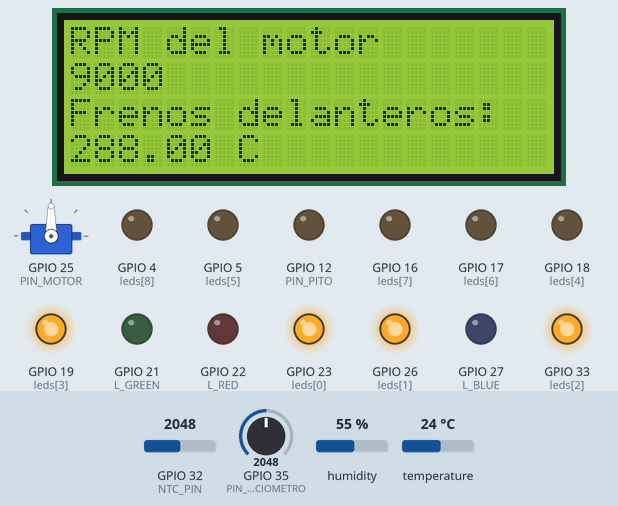
Simulated run of this sketch. Board: ESP32. Parts: servo, 20×4 character LCD, output pins drawn as LEDs (lit = HIGH). Inputs (shaded band) come from the test bench; at power-on: GPIO 35 (PIN_POTENCIOMETRO) = 2048, temperature 24 °C, GPIO 32 (NTC_PIN) = 2048, humidity 55 %. WiFi joins after 1.5 s; servers stay silent unless stated; random numbers use the default seed unless the sketch sets one; no MQTT or app messages arrive unless stated; what the sketch prints to the serial monitor is not drawn.

Above: at 2.9 s.
3.0 s: GPIO 35 (PIN_POTENCIOMETRO) set to 241
At 3.8 s:
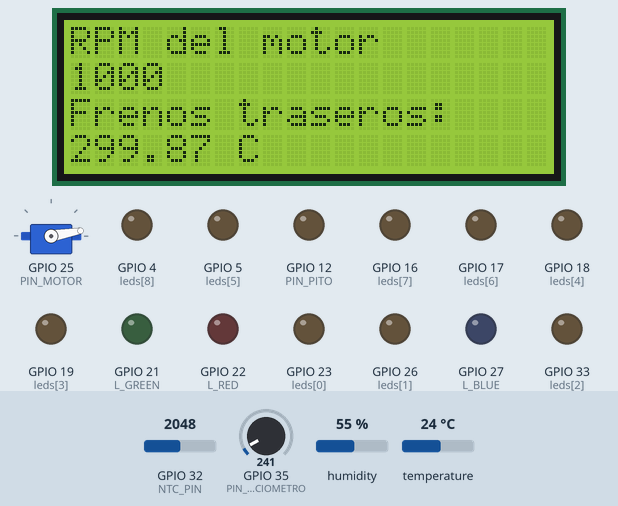
5.0 s: GPIO 35 (PIN_POTENCIOMETRO) set to 208
At 6.9 s:
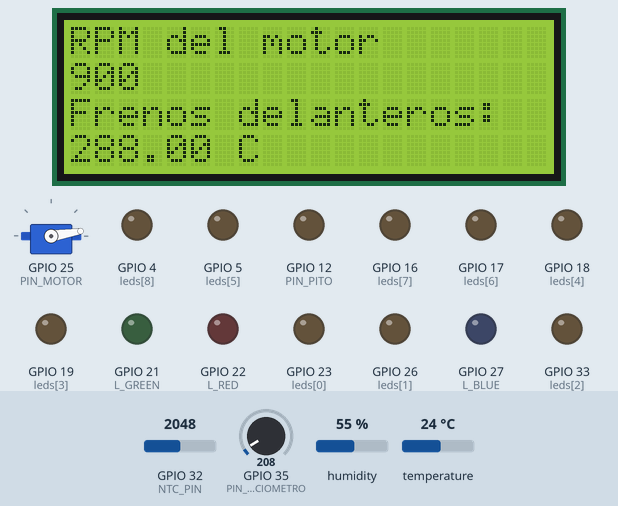
11.0 s: GPIO 35 (PIN_POTENCIOMETRO) set to 433
At 12.38 s:
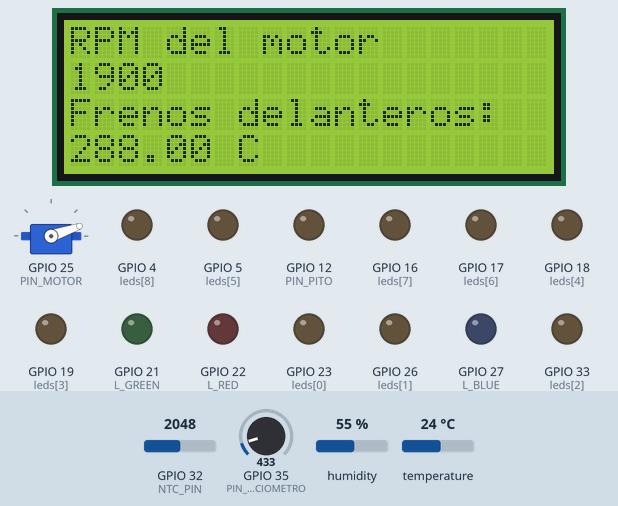
12.6 s: GPIO 35 (PIN_POTENCIOMETRO) set to 487
At 13.0 s:
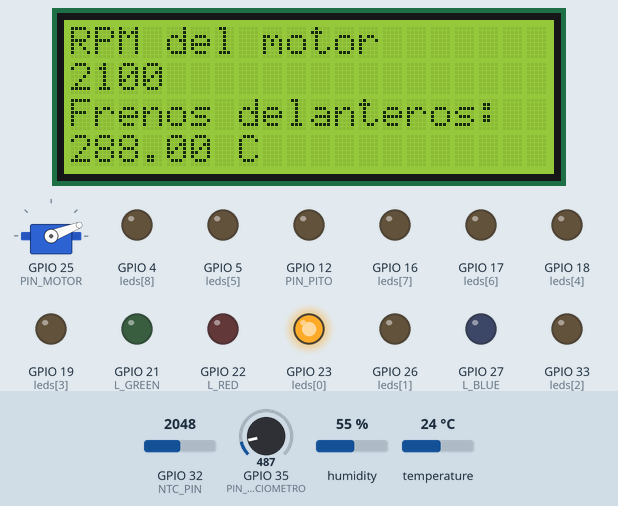
15.1 s: GPIO 35 (PIN_POTENCIOMETRO) set to 122
At 16.0 s:
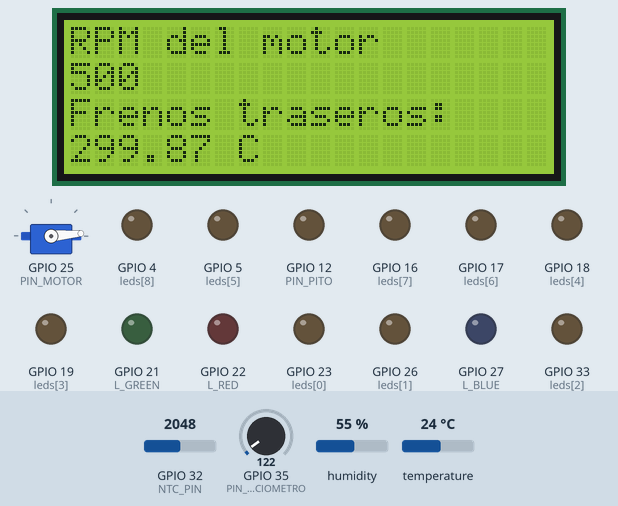
21.1 s: temperature set to 12 °C
At 23.1 s:
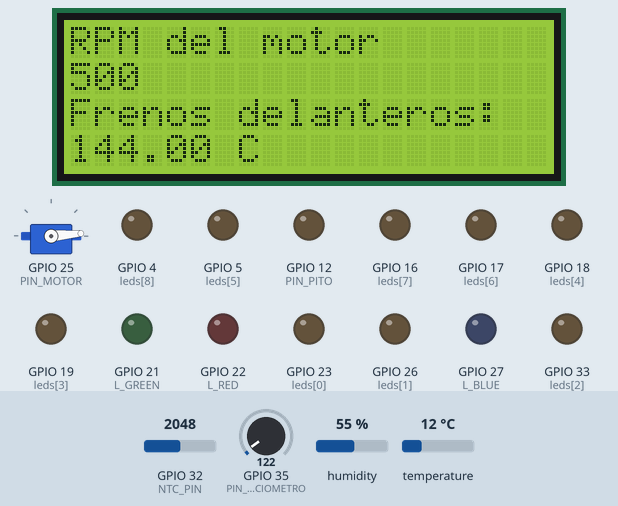
Timing chart, 0 to 24.6 s (numbered marks = the images above; inputs shaded):
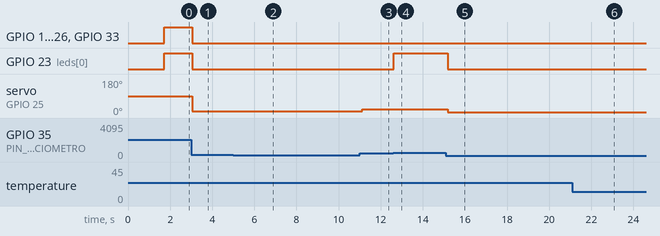

Measured:
- the behaviour switches between 228 and 227 on GPIO 35 (PIN_POTENCIOMETRO) (found by bisection; images 1 and 2)
- the behaviour switches between 454 and 455 on GPIO 35 (PIN_POTENCIOMETRO) (found by bisection; images 3 and 4)
- after the input at 3.0 s, GPIO 19 (leds[3]), GPIO 23 (leds[0]), GPIO 26 (leds[1]), GPIO 33 (leds[2]): HIGH → LOW at once; servo on GPIO 25 (PIN_MOTOR): 90° → 10° at once
- after the input at 5.0 s, servo on GPIO 25 (PIN_MOTOR): 10° → 9° after 0.07 s
- after the input at 11.0 s, servo on GPIO 25 (PIN_MOTOR): 9° → 19° after 0.12 s
- after the input at 12.6 s, GPIO 23 (leds[0]): LOW → HIGH at once; servo on GPIO 25 (PIN_MOTOR): 19° → 21° at once
- after the input at 15.1 s, GPIO 23 (leds[0]): HIGH → LOW after 0.08 s; servo on GPIO 25 (PIN_MOTOR): 21° → 5° after 0.08 s

The sketch:

wokwi.ino
```cpp
#include <ESP32Servo.h>
#include <Wire.h>
#include <LiquidCrystal_I2C.h>
#include <DHT.h>
#include <OneWire.h>
#include <WiFi.h>         // Librería para conectarse a la red WiFi
#include <PubSubClient.h> // Librería para publicar y suscribirse a mensajes MQTT
#include <ArduinoJson.h>  // Librería para serializar y deserializar JSON

/**
 * -------------------------------------------------------------------------
 * Constantes y variables globales
 */
// MQTT
#define MQTT_PORT 1883
#define MQTT_BROKER "broker.mqttdashboard.com"
char clientId[50]; // Identificador del cliente MQTT
#define TOPIC_DATA "topicPSER/F1-GrupoN"
#define TOPIC_ALERT "topicPSER/F1-GrupoN-Alertas"
#define ALERT_MESSAGE_DEL "frenos-delanteros"
#define ALERT_MESSAGE_TRA "frenos-traseros"
#define ALERT_MESSAGE_MOT "motor"

// WiFi
#define WIFI_SSID "Wokwi-GUEST"
#define WIFI_PASSWORD ""

// Cliente WiFi para conectarse a la red y al servidor MQTT
WiFiClient espClient;
PubSubClient client(espClient);

// DHT y NTC (Temperatura)
#define MULTIPLIER 12
#define DHT_PIN 13    // Pin del sensor DHT
#define DHTTYPE DHT22 // Tipo de sensor DHT
DHT dht(DHT_PIN, DHTTYPE);
bool showDHT = true; // Variable para alternar entre mostrar el DHT y el NTC
#define NTC_PIN 32   // Pin del sensor NTC
#define BETA 3950

// Botón
#define PIN_BOTON 14 // Pin del botón

// Pito
#define PIN_PITO 12    // Pin del pito
#define DOT_LENGTH 200 // Length of a dot in milliseconds

// Motor
Servo motor;        // Objeto para controlar el motor
#define PIN_MOTOR 25 // Pin donde está conectado el motor

// LCD
LiquidCrystal_I2C lcd(0x27, 20, 4); // Dirección I2C, 20 caracteres y 4 filas

// Potenciómetro
#define PIN_POTENCIOMETRO 35

// LEDs
int leds[] = {23, 26, 33, 19, 18, 5, 17, 16, 4}; // Array con los pines de los LEDs
#define L_RED 22
#define L_GREEN 21
#define L_BLUE 27

// Variables para controlar el tiempo de espera entre publicaciones
unsigned long previousMillis = 0;
#define INTERVAL 1000 // 1 Segundo

/*
 * -----------------------------------------------------------------------------
 * Funciones de inicialización
 */
// Función para conectar a la red WiFi
void connect_wifi()
{
  Serial.print("Connecting to WiFi ");
  WiFi.mode(WIFI_STA); // Modo cliente
  WiFi.begin(WIFI_SSID, WIFI_PASSWORD);

  // Esperamos a que se conecte a la red WiFi
  while (WiFi.status() != WL_CONNECTED)
  {
    delay(200);
    Serial.print(".");
  }
  Serial.println("\nWiFi connected"); // Conexión establecida
  Serial.print("IP address: ");
  Serial.println(WiFi.localIP());
  Serial.print("MAC address: ");
  Serial.println(WiFi.macAddress());
}

// Función para conectar al servidor MQTT
void initialize_mqtt()
{
  // Establecemos el servidor MQTT
  client.setServer(MQTT_BROKER, MQTT_PORT);

  // Función que se ejecuta cuando se recibe un mensaje en el topic suscrito
  client.setCallback(receive_mqtt_message);

  // Nos conectamos al servidor MQTT
  if (!client.connected())
  {
    connect_mqtt();
  }
}

// Función para inicializar los LEDs
void initialize_leds()
{
  // Inicializamos los pines de los LEDs del motor
  for (int pin : leds)
    pinMode(pin, OUTPUT);

  // Inicializamos los pines de los LEDs de las alertas
  pinMode(L_RED, OUTPUT);
  pinMode(L_GREEN, OUTPUT);
  pinMode(L_BLUE, OUTPUT);
}

// Función para inicializar el LCD
void initialize_lcd()
{
  // Inicializamos el bus I2C para el LCD
  Wire.begin(2, 15);

  // Inicializamos el LCD
  lcd.init();

  // Encendemos la luz de fondo del LCD
  lcd.backlight();
}

/**
 * -------------------------------------------------------------------------
 * JSON
 */
// Función para serializar los datos en formato JSON
String json_serialize(float temperaturaDelanteros, float temperaturaTraseros, int rpm)
{
  // Creamos un documento JSON
  StaticJsonDocument<100> doc;

  // Añadimos los datos al documento
  doc["temperaturaDelanteros"] = temperaturaDelanteros;
  doc["temperaturaTraseros"] = temperaturaTraseros;
  doc["rpm"] = rpm;

  // Serializamos el documento JSON
  String jsonOutput;
  serializeJson(doc, jsonOutput);
  return jsonOutput; // Devolvemos el documento JSON serializado
}

// Función para deserializar los datos de JSON
String json_deserialize(byte *payload, unsigned int length)
{
  // Convertimos el mensaje recibido a String
  String payloadStr((char *)payload, length);

  // Creamos un documento JSON
  StaticJsonDocument<100> doc;

  // Deserializamos el mensaje recibido
  deserializeJson(doc, payloadStr);

  // Obtenemos los datos del documento
  String alerta = doc["alerta"].as<String>();

  // Devolvemos los datos
  return alerta;
}

/*
 * -----------------------------------------------------------------------------
 * MQTT Functions
 */
// Función para conectarse al servidor MQTT
void connect_mqtt()
{
  while (!client.connected())
  { // Mientras no nos hayamos conectado
    Serial.print("[*] Intentando conectar al servidor MQTT...");

    // Creamos un identificador de cliente aleatorio
    long r = random(10000) + 1000;
    sprintf(clientId, "clientId-%ld", r);

    // Intentamos conectarnos al servidor
    if (client.connect(clientId))
    { // Si hay éxito
      Serial.println(clientId);
      client.subscribe(TOPIC_ALERT); // Nos suscribimos al topic de alertas
    }
    else
    { // Si falla
      Serial.print("failed, rc=");
      Serial.print(client.state());
      Serial.println(" try again in 2 seconds");
      delay(2000);
    }
  }
}

// Funcion para publicar un mensaje en el servidor MQTT
void publish_mqtt_message(float temperaturaDelanteros, float temperaturaTraseros, int rpm)
{
  // Serializamos los datos en formato JSON
  String jsonOutput = json_serialize(temperaturaDelanteros, temperaturaTraseros, rpm);

  // Mostramos por pantalla el mensaje que vamos a publicar
  Serial.print("Publicando mensaje: ");
  Serial.println(jsonOutput);

  // Publicamos el mensaje en el servidor MQTT
  client.publish(TOPIC_DATA, jsonOutput.c_str());
}

// Función que se ejecuta cuando se recibe un mensaje de alerta
void receive_mqtt_message(char *topic, byte *payload, unsigned int length)
{
  Serial.print("Mensaje recibido [");
  Serial.print(topic);
  Serial.print("] ");

  // Mostramos por pantalla el mensaje recibido
  for (int i = 0; i < length; i++)
  {
    Serial.print((char)payload[i]);
  }
  Serial.println();

  // Procesamos el mensaje recibido
  // Deserializamos el mensaje recibido
  String alerta = json_deserialize(payload, length);

  // Activamos la alerta correspondiente
  if (alerta == ALERT_MESSAGE_DEL)
  {
    activar_alerta_frenos_delanteros();
  }
  else if (alerta == ALERT_MESSAGE_TRA)
  {
    activar_alerta_frenos_traseros();
  }
  else if (alerta == ALERT_MESSAGE_MOT)
  {
    activar_alerta_motor();
  }
}

/**
 * -------------------------------------------------------------------------
 * NTC
 */
float read_temperatura_NTC()
{
  // ADC = Analog to Digital Converter
  const float ADC_max = 4095; // Máximo valor ADC en ESP32
  const float Vref = 3.3;     // Referencia de voltaje para ADC ESP32
  const float R0 = 10000;     // Resistencia del transmisor NTC
  const float T0 = 298.15;    // Referencia de temperatur en Kelvin (25°C)

  int ADC_value = analogRead(NTC_PIN);                   // Read the analog value from the NTC sensor
  float Vmeasured = (ADC_value / (float)ADC_max) * Vref; // Convert ADC value to voltage

  // Calculate the resistance of the NTC thermistor
  float R = (Vref / Vmeasured) - 1.0;
  R = R0 / R; // Convert the ratio to resistance

  // Calculate the temperature in Kelvin
  float temperatureK = 1.0 / (1.0 / T0 + log(R / R0) / BETA);

  // Convert Kelvin to Celsius
  float temperatureC = temperatureK - 273.15;

  return temperatureC;
}

/**
 * -------------------------------------------------------------------------
 * Pito
 */

void pito_punto()
{
  tone(PIN_PITO, 1000); // Pita
  delay(DOT_LENGTH);    // Espera
  noTone(PIN_PITO);     // Para
}

void pito_raya()
{
  tone(PIN_PITO, 1000);
  delay(DOT_LENGTH * 3);
  noTone(PIN_PITO);
}

void pito_espacio(int units)
{
  delay(DOT_LENGTH * units); // Space between beeps
}

void activar_alerta_frenos_delanteros()
{
  digitalWrite(L_GREEN, HIGH); // Encendemos el LED verde

  // Mientras que el botón no se pulse
  while (digitalRead(PIN_BOTON) == HIGH)
  {
    pito_punto();
    pito_espacio(1);
  }
  digitalWrite(L_GREEN, LOW); // Apagamos el LED verde
}

void activar_alerta_frenos_traseros()
{
  digitalWrite(L_BLUE, HIGH); // Encendemos el LED azul
  // Mientras que el botón no se pulse
  while (digitalRead(PIN_BOTON) == HIGH)
  {
    pito_raya();
    pito_espacio(1);
  }
  digitalWrite(L_BLUE, LOW); // Apagamos el LED azul
}

/**
 * -------------------------------------------------------------------------
 * LEDs
 */
// Función para encender o apagar los LEDs según el ángulo
void handleLEDs(int angle)
{
  // Calculamos el número de LEDs que deben estar encendidos
  int numLEDsOn = map(angle, 0, 180, 0, 9);

  // Encendemos o apagamos los LEDs según el número calculado
  for (int i = 0; i < 9; i++)
  {
    digitalWrite(leds[i], i < numLEDsOn ? HIGH : LOW);
  }
}

// Función para activar la alerta de motor - Señal visual con LEDs
void activar_alerta_motor()
{
  // Encendemos el LED rojo
  digitalWrite(L_RED, HIGH);

  // Mientras no se pulse el botón
  while (digitalRead(PIN_BOTON) == HIGH)
  {
    for (int led : leds)
      digitalWrite(led, HIGH);
    pito_punto();
    pito_espacio(1);
    pito_punto();
    pito_espacio(1);

    for (int led : leds)
      digitalWrite(led, LOW);
    pito_raya();
    pito_espacio(1);
  }
  // Apagamos el LED rojo
  digitalWrite(L_RED, LOW);
}

/**
 * -------------------------------------------------------------------------
 * LCD
 */
// Función para mostrar el ángulo en el LCD
void displayLCD(int angle)
{
  lcd.setCursor(0, 0); // Nos movemos a la primera fila
  lcd.print("RPM del motor");

  lcd.setCursor(0, 1); // Nos movemos a la segunda fila
  if (angle < 100)
  {
    lcd.print(angle * 100); // Mostramos las RPM
    delay(200);

    lcd.setCursor(0, 1);               // Nos movemos a al inicio de la segunda fila
    lcd.print("                    "); // Borramos el texto
  }
  else
  {
    lcd.print(angle * 100); // Mostramos las RPM
  }
}

// Función para limpiar las líneas de temperatura del LCD
void lcd_clear_temperature()
{
  lcd.setCursor(0, 2);               // Nos movemos a la tercera fila
  lcd.print("                    "); // Borramos el texto
  lcd.setCursor(0, 3);               // Nos movemos a la cuarta fila
  lcd.print("                    "); // Borramos el texto
}

// Función para mostrar la temperatura en el LCD
void lcd_print_temperatura(String text, float temperatura)
{
  lcd.setCursor(0, 2);    // Nos movemos a la tercera fila
  lcd.print(text);        // Mostramos el texto
  lcd.setCursor(0, 3);    // Nos movemos a la cuarta fila
  lcd.print(temperatura); // Mostramos la temperatura
  lcd.print(" C");        // Mostramos el símbolo de grados
}

/**
 * -------------------------------------------------------------------------
 * Motor
 */
int manejador_motor()
{
  // Leemos el valor del potenciómetro
  int potValue = analogRead(PIN_POTENCIOMETRO);

  // Mapeamos el valor del potenciómetro a un ángulo entre 0 y 180
  int angle = map(potValue, 0, 4095, 0, 180);

  // Movemos el motor al ángulo calculado
  motor.write(angle);

  // Encendemos los LEDs correspondientes según el ángulo
  handleLEDs(angle);

  // Mostramos el ángulo en el LCD
  displayLCD(angle);

  return angle * 100; // Devolvemos las RPM
}

/**
 * -------------------------------------------------------------------------
 * Main
 */
// Inicializar
void setup()
{
  // Inicializamos el puerto serie
  Serial.begin(115200);

  // Inicializamos la semilla para generar números aleatorios
  randomSeed(analogRead(0));

  // Inicializamos el pin del pito
  pinMode(PIN_PITO, OUTPUT);

  // Inicializamos el pin del botón
  pinMode(PIN_BOTON, INPUT_PULLUP);

  // Conectamos a la red WiFi
  connect_wifi();

  // Conectamos al servidor MQTT
  initialize_mqtt();

  // Inicializamos el motor
  motor.attach(PIN_MOTOR);

  // Inicializamos los LEDs (Pines de salida)
  initialize_leds();

  // Inicializamos el LCD
  initialize_lcd();

  // Inicializamos el sensor DHT
  dht.begin();
}

// Bucle principal
void loop()
{
  // Nos conectamos al servidor MQTT si no estamos conectados
  if (!client.connected())
  {
    connect_mqtt();
  }
  client.loop(); // Mantenemos la conexión con el servidor MQTT

  // Leemos el valor del potenciómetro y movemos el motor
  int rpm = manejador_motor();

  // Leemos los sensores de temperatura y publicamos los datos cada segundo
  unsigned long currentMillis = millis();
  if (currentMillis - previousMillis >= INTERVAL)
  {
    previousMillis = currentMillis;

    lcd_clear_temperature(); // Borramos las líneas de temperatura del LCD

    float temperatura_delanteros = temperatura_delanteros = dht.readTemperature() * MULTIPLIER;;
    float temperatura_traseros = temperatura_traseros = read_temperatura_NTC() * MULTIPLIER;
    // Alternamos entre mostrar el DHT y el NTC
    if (showDHT)
    { // Si toca mostrar el DHT (Delanteros)
      lcd_print_temperatura("Frenos delanteros:", temperatura_delanteros);
    }
    else
    { // Si toca mostrar el NTC (Traseros)
      lcd_print_temperatura("Frenos traseros:", temperatura_traseros);
    }
    showDHT = !showDHT; // Actualizamos el valor para alternar

    // Publicamos los datos en el servidor MQTT
    publish_mqtt_message(temperatura_delanteros, temperatura_traseros, rpm);
  }
}
```
